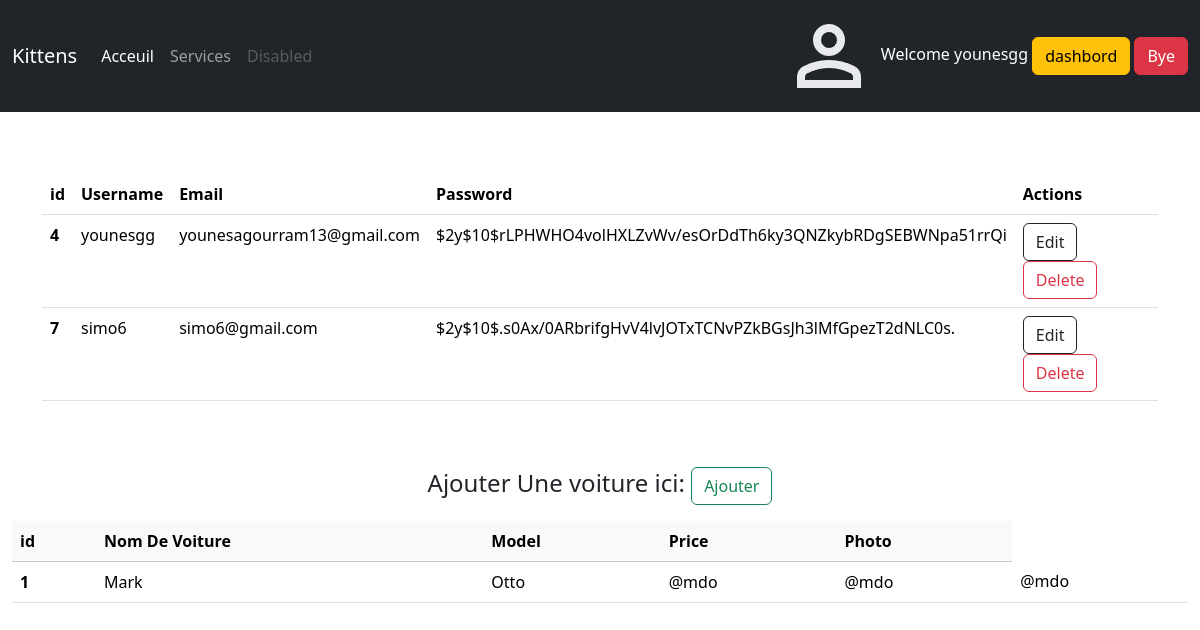
Page /dashboard.php (signed in) on the committed database.
### tables this page shows
CREATE TABLE `users` (
  `id` int(11) NOT NULL,
  `nom` varchar(30) NOT NULL,
  `email` varchar(100) NOT NULL,
  `pwd` varchar(255) NOT NULL,
  `created_at` datetime NOT NULL DEFAULT CURRENT_TIMESTAMP
);

### models/dashboard_model.inc.php (called while the page is built, shortened)
<?php
function get_all_users(object $pdo):array{
    $query="SELECT * FROM users";
    $stmt=$pdo-> prepare($query);
    $stmt ->execute();
    $result= $stmt-> fetchall(PDO::FETCH_ASSOC);
    return $result;
}

### controls/dashboard_contr.inc.php (called while the page is built)
<?php
require_once 'models/dashboard_model.inc.php';
$users=get_all_users($pdo);
?>

### dashboard.php (the view, shortened to what this page needs)
<?php
require_once 'header.php';
include 'footer.php';
include 'includes/dbh.inc.php';
require_once 'models/dashboard_model.inc.php';
require 'controls/dashboard_contr.inc.php';
?>
<div class="container">
<table class="table" style="margin-top: 150px;" >
  <thead>
    <tr>
      <th scope="col">id</th>
      <th scope="col">Username</th>
      <th scope="col">Email</th>
      <th scope="col">Password</th>
      <th scope="col">Actions</th>
    </tr>
  </thead>
  <tbody>
    <?php foreach ($users as $user){ ?>
    <tr>
      <th scope="row"><?= htmlspecialchars($user['id']) ?></th>
      <td><?= htmlspecialchars($user['nom']) ?></td>
      <td><?= htmlspecialchars($user['email']) ?></td>
      <td><?= htmlspecialchars($user['pwd']) ?></td>
      <td><a href="update_dashboard.php?id=<?= htmlspecialchars($user['id']) ?>" class="btn btn-outline-dark btn-md">Edit</a>
          <a href="delete_dashboard.php?id=<?= htmlspecialchars($user['id']) ?>" class="btn btn-outline-danger btn-md">Delete</a>
      </td>
    </tr>
    <?php }?>
  </tbody>
</table>
    </div>
    <br> <br>
    <p class="fs-4 text-center">Ajouter Une voiture ici: <a href="add_car.php" class="btn btn-outline-success">Ajouter</a></p>
    <div class="container-xxl">
    <table class="table">
  <thead class="table-light">
    <tr>
      <th scope="col">id</th>
      <th scope="col">Nom De Voiture</th>
      <th scope="col">Model</th>
      <th scope="col">Price</th>
      <th scope="col">Photo</th>
    </tr>
  </thead>
  <tbody>
    <tr>
      <th scope="row">1</th>
      <td>Mark</td>
      <td>Otto</td>
      <td>@mdo</td>
      <td>@mdo</td>
      <td>@mdo</td>
    </tr>
  </tbody>
</table>
    </div>

### header.php (shortened to what this page needs)
<!doctype html>
<html lang="en" data-bs-theme="auto">
  <head><script src="../assets/js/color-modes.js"></script>
    <link rel="stylesheet" href="https://cdn.jsdelivr.net/npm/@docsearch/css@3">
<link href="css/bootstrap.min.css" rel="stylesheet">
<header data-bs-theme="dark">
  <nav class="navbar navbar-expand-md navbar-dark fixed-top bg-dark">
    <div class="container-fluid">
      <a class="navbar-brand" href="acceuil.php">Kittens</a>
      <div class="collapse navbar-collapse" id="navbarCollapse">
        <ul class="navbar-nav me-auto mb-2 mb-md-0">
          <li class="nav-item">
            <a class="nav-link active" aria-current="page" href="acceuil.php">Acceuil</a>
          </li>
          <li class="nav-item">
            <a class="nav-link" href="#">Services</a>
          </li>
          <li class="nav-item">
            <a class="nav-link disabled" aria-disabled="true">Disabled</a>
          </li>
        </ul>
        <?php
         if (isset($_SESSION["user_username"])) { ?>
          <div class="profile-container">
            <img src="img/profile-icon.png" alt="Profile Icon" class="profile-icon">
            <span class="username">Welcome <?php echo $_SESSION["user_username"]; ?></span>
            <button type="button" class="btn btn-warning" onclick="window.location.href='dashboard.php'">dashbord</button>
            <button type="button" class="btn btn-danger" onclick="window.location.href='includes/logout.inc.php'">Bye</button>
          </div>
         <?php } ?>
      </div>
    </div>
  </nav>
</header>

### footer.php (shortened to what this page needs)
<!doctype html>
<html lang="en" data-bs-theme="auto">
  <head><script src="../assets/js/color-modes.js"></script>
    <link rel="stylesheet" href="https://cdn.jsdelivr.net/npm/@docsearch/css@3">
<link href="css/bootstrap.min.css" rel="stylesheet">
<footer class="container">
    <p class="float-end"><a href="#">Back to top</a></p>
    <p>&copy; 2017–2024 Company, Inc. &middot; <a href="#">Privacy</a> &middot; <a href="#">Terms</a></p>
  </footer>
</html>

### header.php (style rules this page uses)
.username { color:white; }

### rows in the picture
users: id "4", nom "younesgg", email "younesagourram13@gmail.com", pwd "$2y$10$rLPHWHO4volHXLZvWv/esOrDdTh6ky3QNZkybRDgSEBWNpa51rrQi"
users: id "7", nom "simo6", email "simo6@gmail.com", pwd "$2y$10$.s0Ax/0ARbrifgHvV4lvJOTxTCNvPZkBGsJh3lMfGpezT2dNLC0s."

### other values in the picture
$_SESSION["user_username"] "younesgg"
